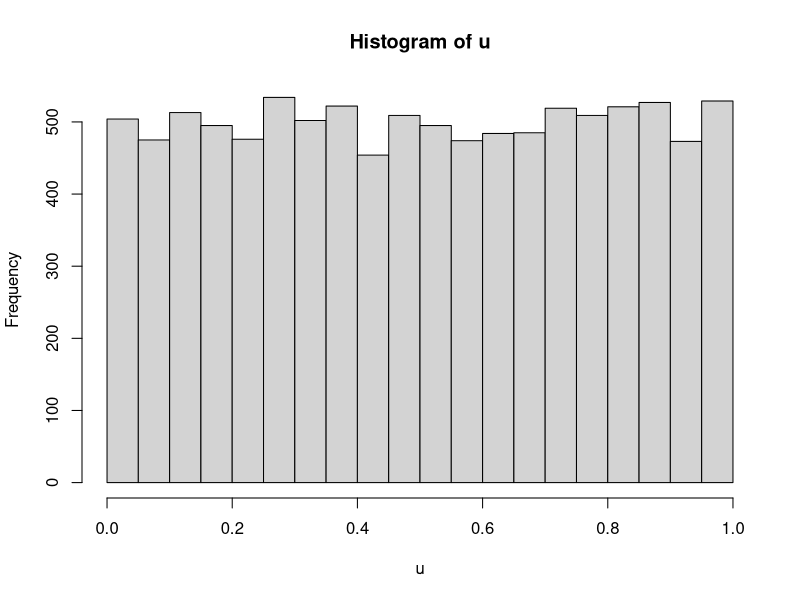
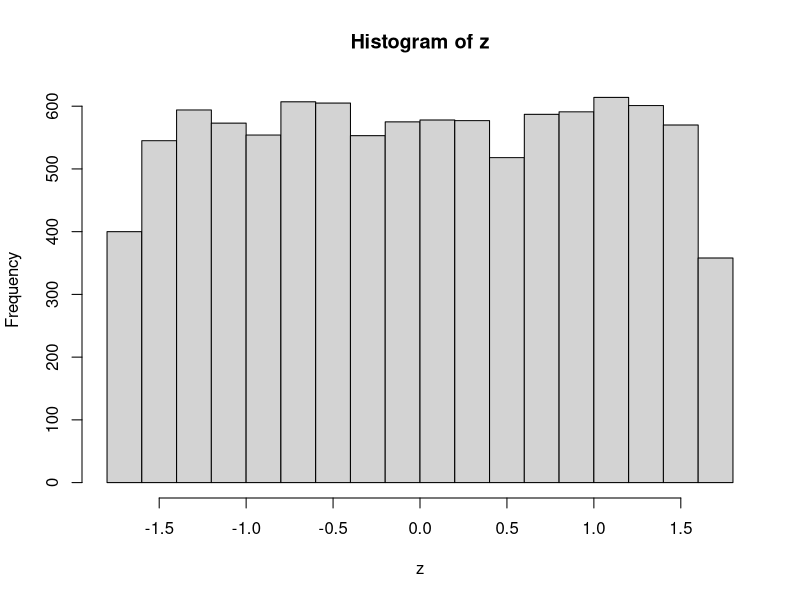
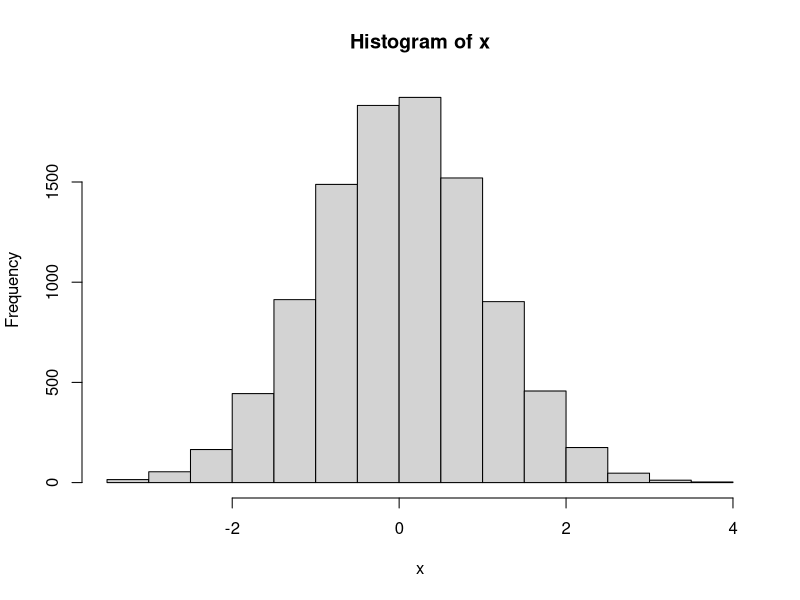
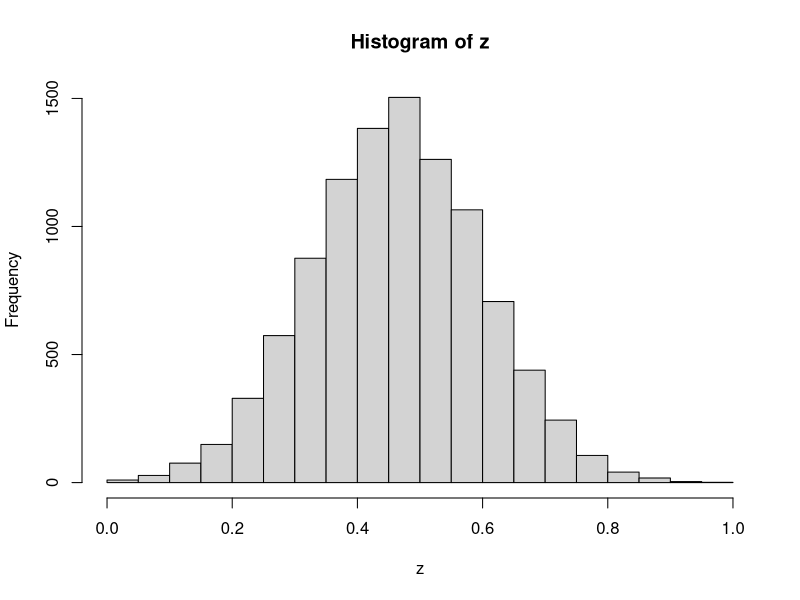

Write R code to recreate these figures, in order.
## ---- chunk 1
# 10,000 datos con distribución uniforme
u <- runif(10000)

# visualizar la distribución (histograma)
hist(u)
## ---- chunk 2
mu <- mean(u)
sd <- sd(u)

z <- (u - mu) / (sd)

#Graficamos la nueva variable
hist(z)
## ---- chunk 3
# 10,000 datos con distribución normal con media cero y desviación estándar uno
x <- rnorm(10000, mean= 0, sd = 1)

# visualizar la distribución (histograma)
hist(x)
## ---- chunk 4
minimo <- min(x)
maximo <- max(x)

z <- (x- minimo) / (maximo - minimo)

#Graficamos la nueva variable
hist(z)
